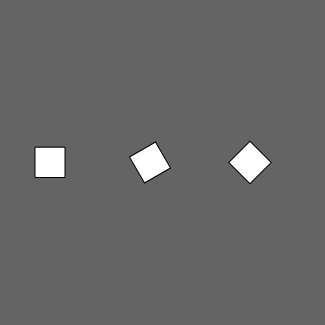
Frame 1 (no input)
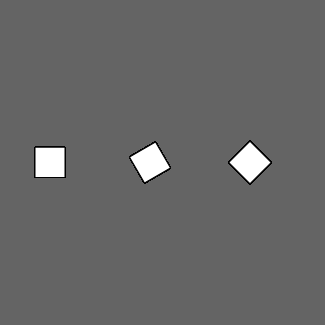
Frame 60 (no input)
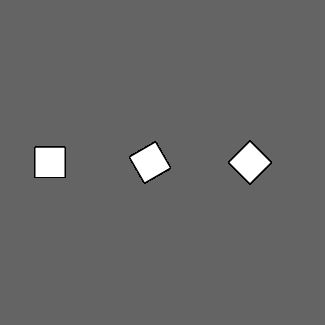
Frame 120 (the mouse pressed at the canvas centre since frame 60)

The p5.js sketch that drew these frames (run headless with seeded random() and noise() and a simulated clock; from frame 60 on, the mouse is pressed at the canvas centre):

// p5.js sketch
// ── sketch.js

//var y;
function setup() {
	createCanvas(325,325);
	background(100);
	rectMode(CENTER);
  // put setup code here
}

function draw() {

	
/*
	for(var j=0;j<10;j++){


		y= (j*30)+20

*/

	
	for(var i=0;i<3;i++){

		push();
			translate(((i*100)+50), height/2);

			ellipse(0,0,5,5);
				rotate(PI/(i+2));

				rect(0,0,30,30);
		pop();



	}
//}

}
  // put drawing code here
